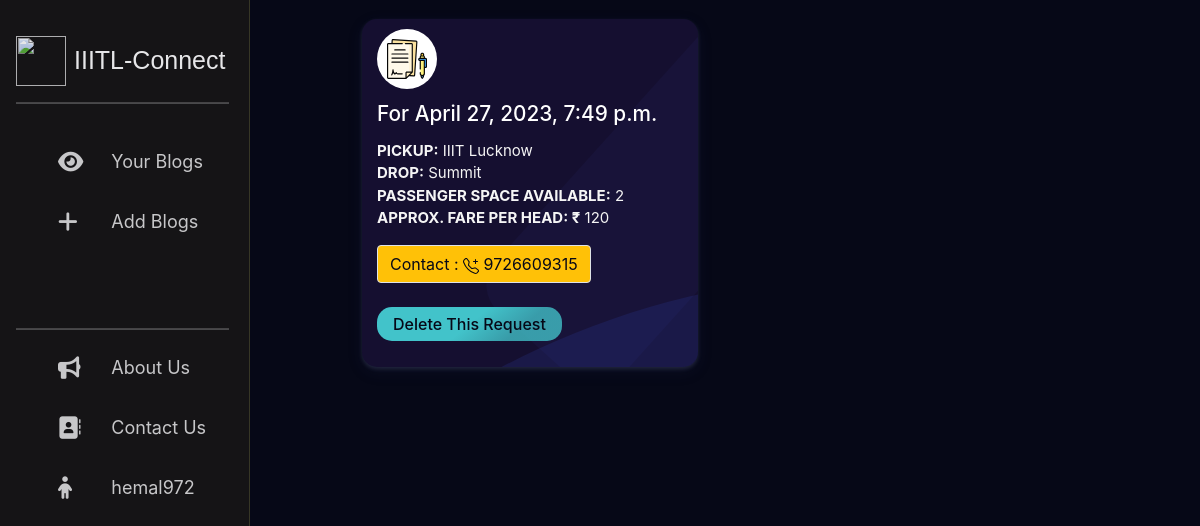
/LNMtaxi/view_blogs (signed in), run on an earlier commit of the app's database.
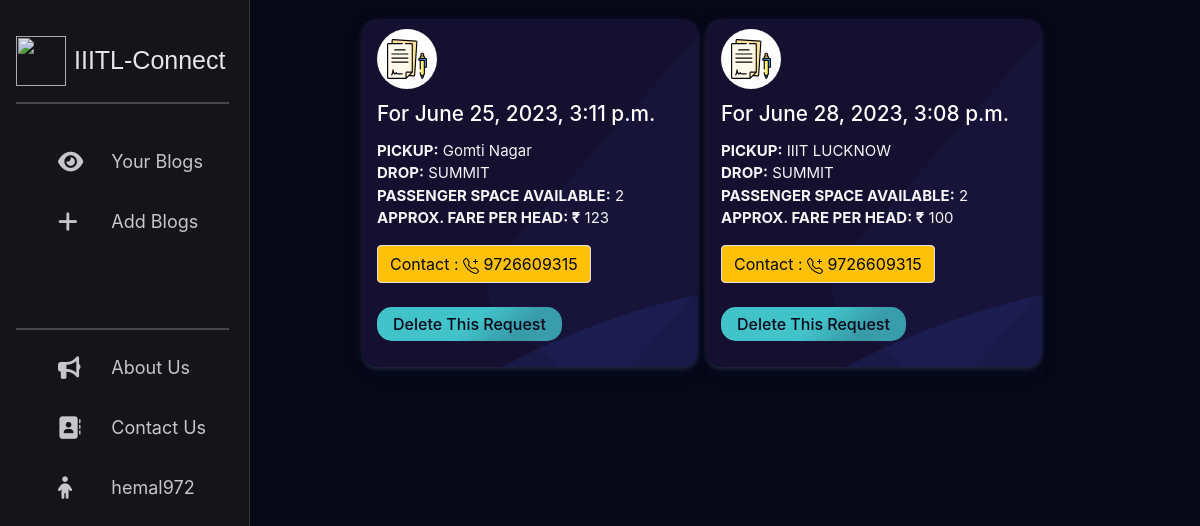
And on a later commit of the database.
### LNMtaxi/models.py (models this page shows, shortened)
class Blog(models.Model):
    pickup = models.CharField(max_length=100, null=False, default='')
    drop = models.CharField(max_length=100, null=False, default='')
    username = models.ForeignKey(
        Accounts, on_delete=models.CASCADE, null=False, default='')
    space = models.IntegerField(null=False, default=0)
    contact_num = models.BigIntegerField(null=False, default=0)
    fare = models.IntegerField(null=False, default=0)
    date = models.DateField(null=False)
    time = models.TimeField(null=False)
    color = models.CharField(max_length=20, default='#007bff')

### LNMtaxi/views.py (the view)
# urls.py: path('view_blogs', views.view_blogs, name='view_blogs'),
def view_blogs(request):
    blogs = Blog.objects.filter(username_id= request.session['uid']).order_by('date')
    context = {'user_blogs': blogs, 'username': request.session['uid']}
    return render(request, 'LNMtaxi/view_blog.html', context)

### templates/LNMtaxi/view_blog.html (shortened to what this page needs)
{% load static %}
{% block content %}
<head>
  <link href="https://cdn.jsdelivr.net/npm/bootstrap@5.0.2/dist/css/bootstrap.min.css" rel="stylesheet"
>
</head>
<body style="background-color: #060817;">
  <div id="wrapper">
    <div id="sidebar-wrapper" style="width:250px;">
      <div class="d-flex flex-column flex-shrink-0 p-3 text-white" style="width: 245px;">
        <a href="/" class="d-flex align-items-center mb-3 mb-md-0 me-md-auto text-white text-decoration-none"
        style="margin-top:20px;;font-size:25px;font-family: 'Josefin Sans', sans-serif;">
          <img src="https://i.ibb.co/7r4sj7R/IIITL-logo-1.png" style="width:50px; margin-right:8px;">
          IIITL-Connect
        </a>
        <hr>
      <ul class="sidebar-nav flex-column mb-auto">
        <li>
          <a href="{% url 'view_blogs' %}">
              <i class="w-25 fas fa-eye fa-lg me-3" aria-hidden="true"></i>
              Your Blogs
            </a>
        </li>
        <li>
          <a href="{% url 'insert_blogs' %}">
              <i class="w-25 fas fa-plus fa-lg me-3" aria-hidden="true"></i>
              Add Blogs
            </a>
        </li>
      </ul>
        <br/><br/>
        <hr>
        <ul class="sidebar-nav flex-column mb-auto">
          <li>
            <a href="{% url 'about' %}">
              <i class="w-25 fas fa-bullhorn fa-lg me-3" aria-hidden="true"></i>
              About Us
            </a>
          </li>
          <li>
            <a href="{% url 'contact' %}">
              <i class="w-25 fas fa-address-book fa-lg me-3" aria-hidden="true"></i>
              Contact Us
            </a>
          </li>
          <li>
            <a href="{% url 'profile' %}">
              <i class="w-25 fas fa-child fa-lg me-3" aria-hidden="true"></i>
              {{username}}
            </a>
          </li>
        </ul>
      </div>
    </div>
    <div id="content-wrapper">
      <div class="container-fluid">
        <div class="row">
          <div class="col-lg-12">
            <div class="row mx-auto">
              {% if user_blogs %}
  <link rel="stylesheet" href="https://maxcdn.bootstrapcdn.com/bootstrap/4.3.1/css/bootstrap.min.css">
  <div class="container-fluid">
    <div class="row ms-5">
      <div class="col">
        <div class="row solution_cards_box">
          {% for blog in user_blogs %}
          <div class="solution_card m-1" style="background-color: #150f30;  max-width: 21rem;">
            <div class="hover_color_bubble"></div>
            <div class="so_top_icon">
            </div>
            <div class="solu_title">
              <h3>For {{blog.date}}, {{blog.time}} </h3>
            </div>
            <div class="solu_description" style="color:whitesmoke">
              <p class="card-text"><strong>PICKUP:</strong> {{blog.pickup}}<br>
                <strong>DROP:</strong> {{blog.drop}}<br>
                <strong>PASSENGER SPACE AVAILABLE:</strong> {{blog.space}}<br>
                <strong>APPROX. FARE PER HEAD: ₹</strong> {{blog.fare}}<br>
              </p>
              <a class="btn btn-warning border rounded" style="color:#060817">Contact :
                {{blog.contact_num}}
              </a>
              <form method="POST" action="{% url 'delete_blog' id=blog.id %}">
            <button class="blog__button mt-4" style="color:#060817">Delete This Request</button>
        </form>
            </div>
          </div>
          {% endfor %}
        </div>
      </div>
    </div>
  </div>
  </div>
  </div>
  </div>
  {% else %}
  &nbsp;&nbsp;&nbsp;&nbsp;&nbsp;&nbsp;&nbsp;&nbsp;&nbsp;&nbsp;&nbsp;&nbsp;&nbsp;&nbsp;&nbsp;&nbsp;&nbsp;&nbsp;
  <strong>You haven't posted any request</strong>
  {% endif %}
            </div>
          </div>
        </div>
</body>
{% endblock %}

What changed in the data, as far as the page shows it:
removed Blog: username "hemal972", date "April 27, 2023", time "7:49 p.m.", pickup "IIIT Lucknow", drop "Summit", space "2", fare "120", contact_num "9726609315"
added Blog: date "June 25, 2023", time "3:11 p.m.", pickup "Gomti Nagar", drop "SUMMIT", space "2", fare "123", contact_num "9726609315"
added Blog: date "June 28, 2023", time "3:08 p.m.", pickup "IIIT LUCKNOW", drop "SUMMIT", space "2", fare "100", contact_num "9726609315"
Also different on the page:
{{ username }}: (not shown) → "hemal972"
